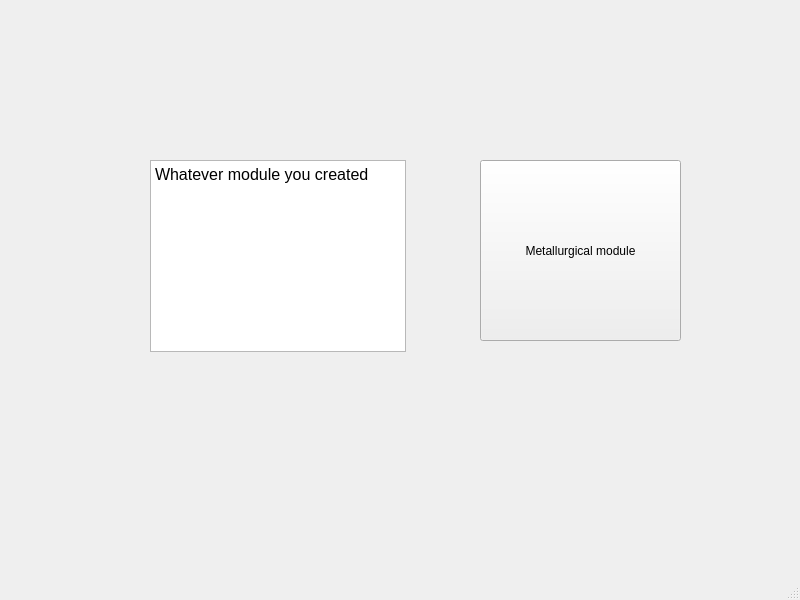
<?xml version="1.0" encoding="UTF-8"?>
<ui version="4.0">
 <class>module1</class>
 <widget class="QMainWindow" name="module1">
  <property name="geometry">
   <rect>
    <x>0</x>
    <y>0</y>
    <width>800</width>
    <height>600</height>
   </rect>
  </property>
  <property name="windowTitle">
   <string>MainWindow</string>
  </property>
  <widget class="QWidget" name="centralwidget">
   <widget class="QTextBrowser" name="textBrowser">
    <property name="geometry">
     <rect>
      <x>150</x>
      <y>160</y>
      <width>256</width>
      <height>192</height>
     </rect>
    </property>
    <property name="html">
     <string>&lt;!DOCTYPE HTML PUBLIC &quot;-//W3C//DTD HTML 4.0//EN&quot; &quot;http://www.w3.org/TR/REC-html40/strict.dtd&quot;&gt;
&lt;html&gt;&lt;head&gt;&lt;meta name=&quot;qrichtext&quot; content=&quot;1&quot; /&gt;&lt;style type=&quot;text/css&quot;&gt;
p, li { white-space: pre-wrap; }
&lt;/style&gt;&lt;/head&gt;&lt;body style=&quot; font-family:'Sans'; font-size:12pt; font-weight:400; font-style:normal;&quot;&gt;
&lt;p style=&quot; margin-top:0px; margin-bottom:0px; margin-left:0px; margin-right:0px; -qt-block-indent:0; text-indent:0px;&quot;&gt;Whatever module you created&lt;/p&gt;&lt;/body&gt;&lt;/html&gt;</string>
    </property>
   </widget>
   <widget class="QPushButton" name="pushButton">
    <property name="geometry">
     <rect>
      <x>480</x>
      <y>160</y>
      <width>201</width>
      <height>181</height>
     </rect>
    </property>
    <property name="text">
     <string>Metallurgical module</string>
    </property>
   </widget>
  </widget>
  <widget class="QMenuBar" name="menubar">
   <property name="geometry">
    <rect>
     <x>0</x>
     <y>0</y>
     <width>800</width>
     <height>24</height>
    </rect>
   </property>
  </widget>
  <widget class="QStatusBar" name="statusbar"/>
 </widget>
 <resources/>
 <connections/>
</ui>
